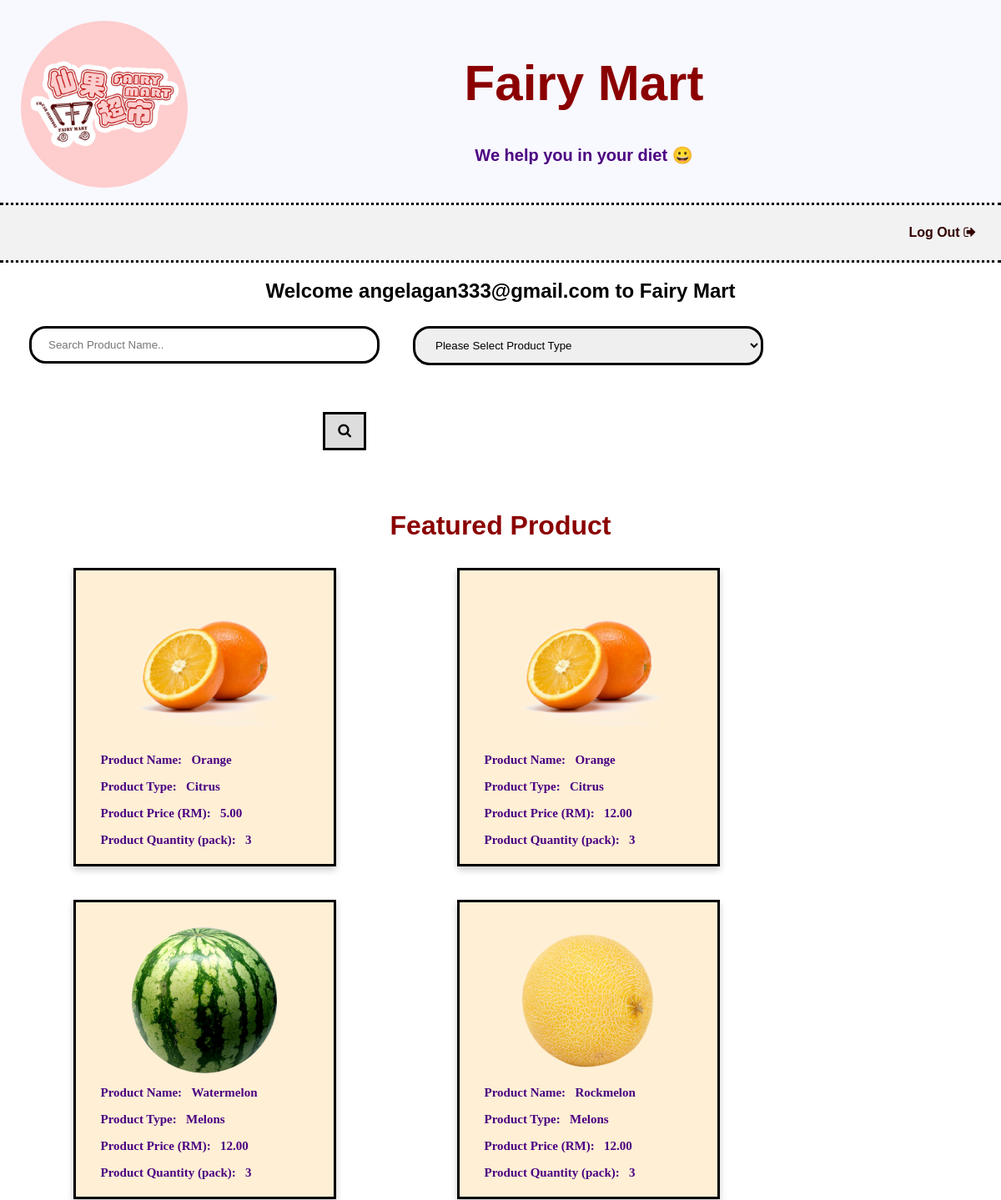
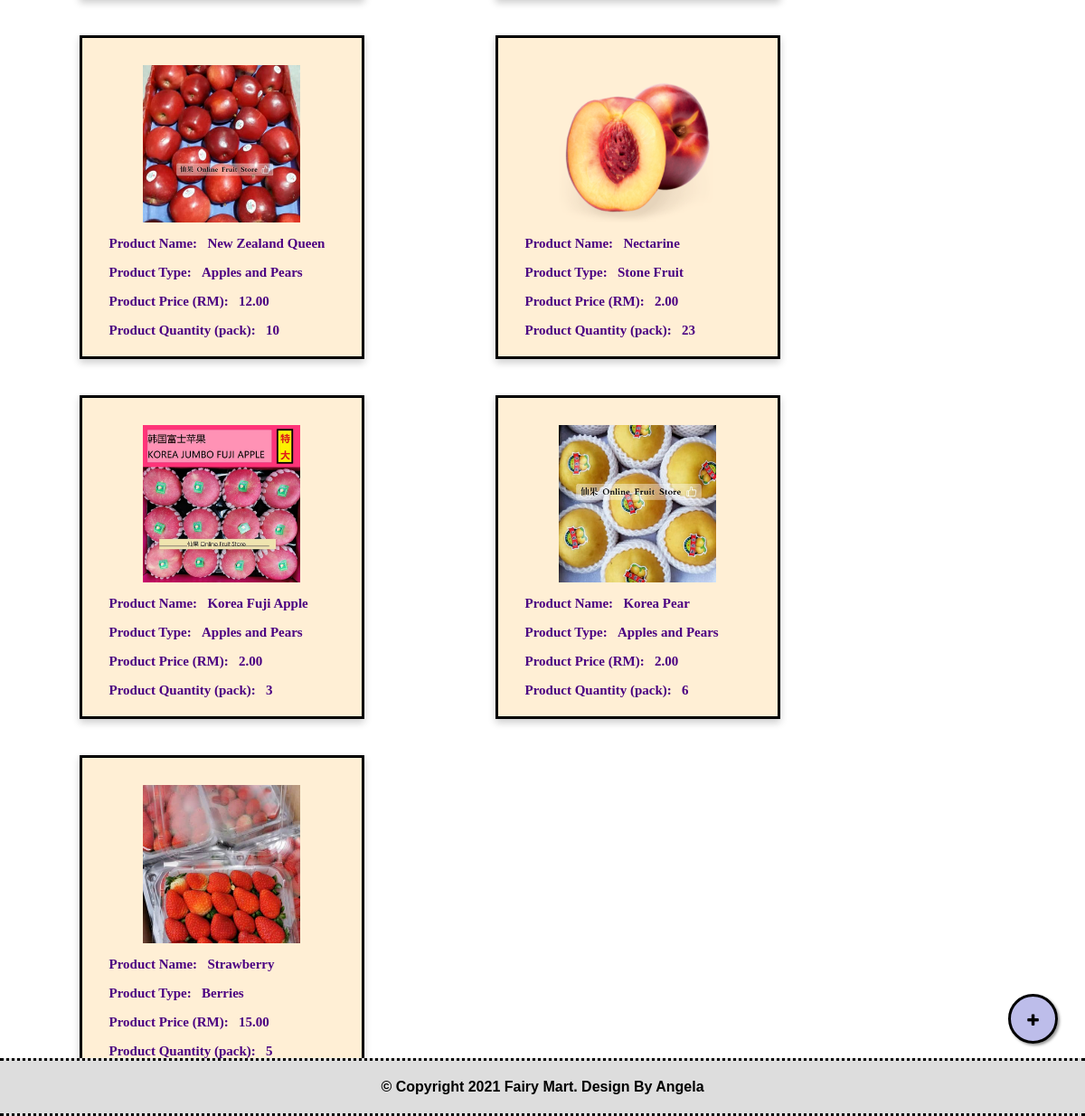
The app's page /php/main_page.php (signed in) with its own data (2 pictures, top to bottom).
### tables this page shows
CREATE TABLE `tbl_products` (
  `prid` int(11) NOT NULL,
  `primage` varchar(100) NOT NULL,
  `prname` varchar(100) NOT NULL,
  `prtype` varchar(100) NOT NULL,
  `prprice` varchar(100) NOT NULL,
  `prqty` int(11) NOT NULL,
  `datecreated` date NOT NULL DEFAULT current_timestamp()
);

### php/main_page.php (the view, shortened to what this page needs)
<?php
$email=$_SESSION ["email"];
?>
<!DOCTYPE html>
<html>
<head>
    <link rel="stylesheet" href="/263547_lab_3_fairy_mart/css/st.css">
    <link rel="stylesheet" href="https://cdnjs.cloudflare.com/ajax/libs/font-awesome/4.7.0/css/font-awesome.min.css">
</head>
<body>
    <div class="header">
        <img src="../images/fairy_mart_logo.png" />
        <h1>Fairy Mart</h1>
        <p>We help you in your diet &#128512; </p>
    </div>
    <div class="navbar">
        <a href="../html/login.html" class="right">Log Out <i class="fa fa-sign-out"></i></a>
    </div>
    <center>
    <h2>Welcome <?php echo $email?> to Fairy Mart</h2>
    </center>
	<div class="searchbar">
	    <form action="search.php" method="POST" align="right">
        <div class="row">
            <div class="column">
            <input type="text" id="idprname" name="prname" placeholder="Search Product Name.." >
        </div>
        <div class="column">
            <select name="prtype" id="idprtype">
            <option value="noselection">Please Select Product Type</option>
                        </select>
					</div>
        <div class="column">
            <button type="submit" name="button" value="search"><i class="fa fa-search"></i></button></button>
        </div>
        </div>
        </form>
      </div>
    <div>
        <h3>Featured Product</h3>
        <div class="row">
        <?php
            $conn = mysqli_connect("localhost","doubleks_fairy_martadmin","E8OMX979P9") or die("Unable to connect");
            mysqli_select_db($conn,"doubleks_fairy_mart");
            $sql ="SELECT * FROM tbl_products ORDER BY prid DESC";
            $result=mysqli_query($conn,$sql);
            if(mysqli_num_rows($result)>0){
                while($row=mysqli_fetch_assoc($result)){
                ?>
                    <div class="column">
                        <div class="card">
                            <img src = "/263547_lab_3_fairy_mart/images/<?php echo $row['primage'];?>" width=30% height=30%>
                            <p class="category">Product Name: &nbsp&nbsp<?php echo $row['prname']; ?></p>
                            <p class="category">Product Type: &nbsp&nbsp<?php echo $row['prtype']; ?></p>
                            <p class="category">Product Price (RM): &nbsp&nbsp<?php echo $row['prprice']; ?></p>
                            <p class="category">Product Quantity (pack): &nbsp&nbsp<?php echo $row['prqty']; ?></p>
                        </div>
                    </div>
                <?php
                }
            }
        ?>
        </div>
    <div>
        <a href="/263547_lab_3_fairy_mart/php/new_product.php" class="float"> <i class="fa fa-plus my-float"></i>
        <span class="addproduct">Add Product</span></a>
    </div>
    <div class="footer">
        <footer>&copy; Copyright 2021 Fairy Mart. Design By Angela</footer>
    </div>
</body>
</html>

### css/st.css (style rules this page uses)
* { box-sizing: border-box; }
body { font-family: Arial, Helvetica, sans-serif; margin: auto; }
.header { padding: 25px; text-align: center; background: GhostWhite; color: darkred; }
.header img { width: 200px; height: auto; max-width: 200px; border-radius: 50%; float: left; padding-bottom: 10px; }
.header h1 { top: 18px; left: 10px; font-size: 60px; }
.header p { position: center; top: 18px; left: 10px; font-size: 20px; color: Indigo; font-weight: bold; }
.navbar { top: 18px; left: 10px; overflow: hidden; background-color: #f2f2f2; width: 100%; border-top-style: dotted; border-bottom-style: dotted; padding: 10px; }
.navbar a { float: left; display: block; color: #330000; text-align: center; padding: 14px 20px; text-decoration: none; font-weight: bold; }
.navbar a.right { float: right; }
.searchbar button { float: right; padding: 10px 15px; margin-top: 8px; margin-right: 16px; background: #ddd; font-size: 17px; border: 3px solid black; cursor: pointer; }
.searchbar { overflow: hidden; width: 100%; }
.footer { overflow: hidden; width: 100%; position: fixed; bottom: 0; width: 100%; border-top-style: dotted; border-bottom-style: dotted; font-weight: bold; padding: 20px; text-align: center; background: #ddd; }
h3 { color: darkred; text-align: center; font-size: 200%; font-weight: bold; }
.card { box-shadow: 0 4px 8px 0 rgba(0, 0, 0, 0.2); padding: 30px; width: 75%; height:75%; margin: auto; text-align: left; font-family: calibri; border: 3px solid black; color: indigo; padding-bottom: 5px; background-color: #FFEFD5; font-weight: bold; font-size: 15px; }
.card img { display: block; width:70%; margin-left: auto; margin-right: auto; }
.column { float: left; width: 420px; padding-bottom: 40px; margin-left: 40px; }
.row { margin: 0 -5px; }
.row:after { content: ""; display: table; clear: both; }
.float { position: fixed; width: 55px; height: 55px; bottom: 80px; right: 30px; background-color: rgba(102, 102, 207, 0.432); color: black; border-radius: 50px; text-align: center; box-shadow: 2px 2px 3px #999; border: 3px solid black; }
.my-float { margin-top: 18px; }
@media screen and (min-width: 1000px) { .row { grid-template-columns: repeat(4,1fr); } }
@media screen and (min-width: 1000px) { input[type=text], input[type=number], select { width: 100%; padding: 12px 20px; margin: 8px 0; display: inline-block; border: 3px solid black; box-sizing: border-box; border-radius: 20px; } }

### records on screen
tbl_products: primage (picture), prname "Orange", prtype "Citrus", prprice "5.00", prqty "3"
tbl_products: primage (picture), prname "Orange", prtype "Citrus", prprice "12.00", prqty "3"
tbl_products: primage (picture), prname "Watermelon", prtype "Melons", prprice "12.00", prqty "3"
tbl_products: primage (picture), prname "Rockmelon", prtype "Melons", prprice "12.00", prqty "3"
tbl_products: primage (picture), prname "New Zealand Queen", prtype "Apples and Pears", prprice "12.00", prqty "10"
tbl_products: primage (picture), prname "Nectarine", prtype "Stone Fruit", prprice "2.00", prqty "23"
tbl_products: primage (picture), prname "Korea Fuji Apple", prtype "Apples and Pears", prprice "2.00", prqty "3"
tbl_products: primage (picture), prname "Korea Pear", prtype "Apples and Pears", prprice "2.00", prqty "6"
tbl_products: primage (picture), prname "Strawberry", prtype "Berries", prprice "15.00", prqty "5"

### other values on screen
$email "angelagan333@gmail.com"
